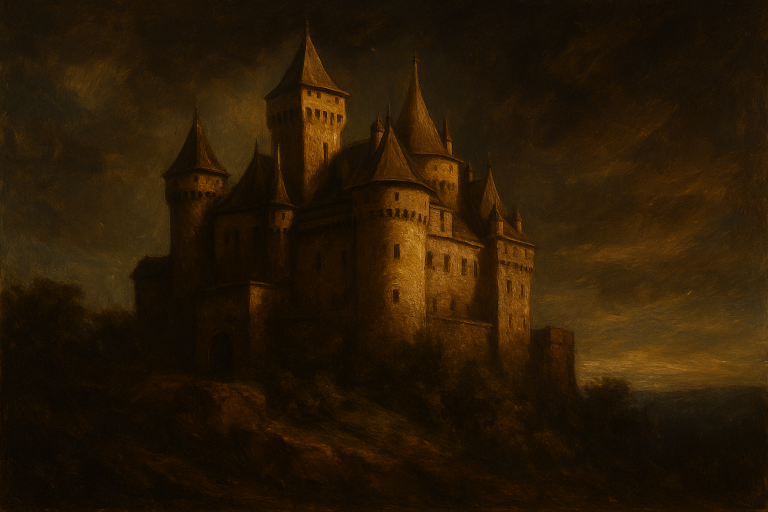
#> input picture C L.png, 1536 x 1024 px (shown at 1/2 size)
$ python hybrid_ai.py
#> lines starting #> are read from the running program, lines starting #| are printed output that depends on the picture
import numpy as np
from numpy.fft import fft2, ifft2, fftshift, ifftshift
import imageio.v2 as imageio
import cv2, math

# --------- PARAMETERS (tune these) ----------
LOW_PATH  = "C L.png"     # low-pass source
HIGH_PATH = "H H.png"   # high-pass source
OUT_PATH  = "Hybrid_Result.png"

sigmaHigh  = 25    # e.g., 12~30 (details)
sigmaLow   = 10    # e.g., 8~20  (blur)
alpha      = 1.0   # mix strength for high-pass (0.5~1.5 typical)
high_boost = 1.2   # contrast on high-pass before mixing (1.0 = none)
output_gamma = 1.0 # 1.0 = off; try 0.9~1.2 if tones feel off
# --------------------------------------------

def makeGaussianFilter(numRows, numCols, sigma, highPass=True):
    centerI = numRows//2
    centerJ = numCols//2
    yy, xx = np.ogrid[:numRows, :numCols]
    coef = np.exp(-((yy-centerI)**2 + (xx-centerJ)**2) / (2.0 * sigma**2))
    return (1.0 - coef) if highPass else coef

def filterDFT(imageMatrix, filterMatrix):
    shiftedDFT = fftshift(fft2(imageMatrix))
    filteredDFT = shiftedDFT * filterMatrix
    return ifft2(ifftshift(filteredDFT))

def lowPass(imageMatrix, sigma):
    n, m = imageMatrix.shape
    return filterDFT(imageMatrix, makeGaussianFilter(n, m, sigma, highPass=False))

def highPass(imageMatrix, sigma):
    n, m = imageMatrix.shape
    return filterDFT(imageMatrix, makeGaussianFilter(n, m, sigma, highPass=True))

def normalize01(x):
    x = np.real(x)
    mn, mx = x.min(), x.max()
    if mx > mn:
        x = (x - mn) / (mx - mn)
    else:
        x = np.zeros_like(x)
    return x

if __name__ == "__main__":
    # 1) Load grayscale
    img_low  = imageio.imread(LOW_PATH,  mode='L').astype(np.float32)
#> img_low: shape (1024, 1536) float32; min 0, max 209, mean 28
    img_high = imageio.imread(HIGH_PATH, mode='L').astype(np.float32)
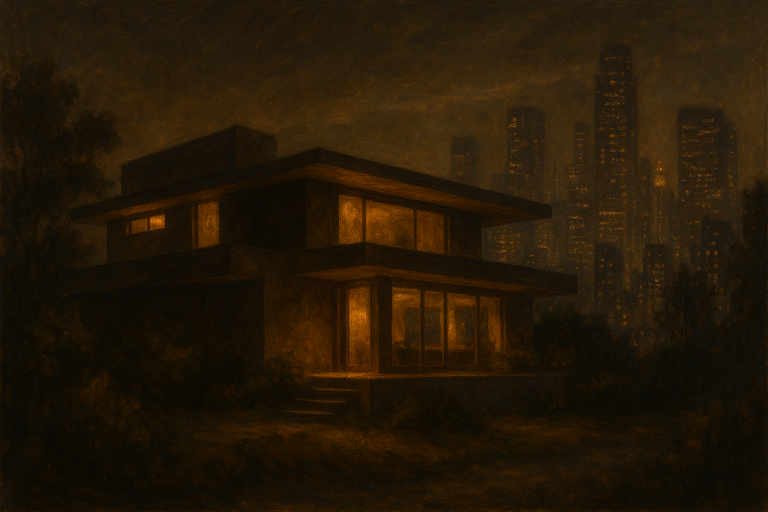
#> input picture H H.png, 1536 x 1024 px (shown at 1/2 size)
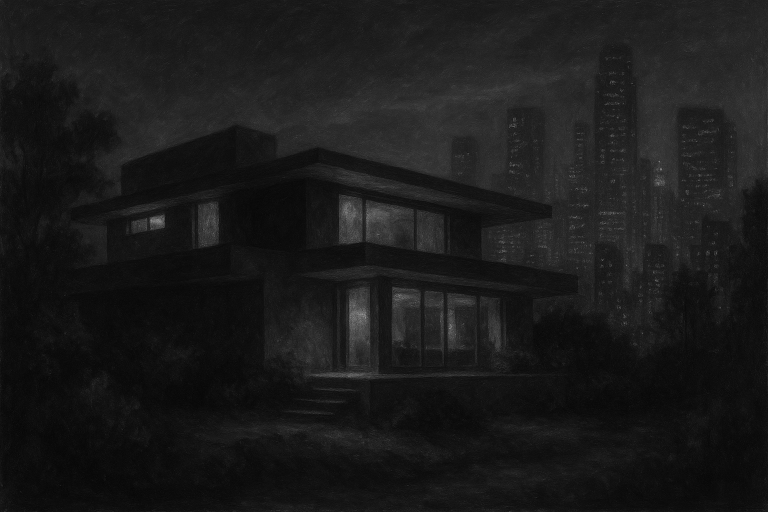
#> img_high: shape (1024, 1536) float32 (shown at 1/2 size); min 3, max 170, mean 26.2

    # 2) Resize to match
    h = min(img_low.shape[0],  img_high.shape[0])
#> h = 1024
    w = min(img_low.shape[1],  img_high.shape[1])
#> w = 1536
    img_low  = cv2.resize(img_low,  (w, h))
    img_high = cv2.resize(img_high, (w, h))

    # 3) Filter
    lowPassed   = lowPass(img_low,  sigmaLow)            # smooth base
    highPassed  = highPass(img_high, sigmaHigh)          # details
    highPassed  = np.real(highPassed) * high_boost       # contrast boost on details

    # 4) Blend (Photoshop-like: low + alpha*high)
    hybrid = np.real(lowPassed) + alpha * highPassed
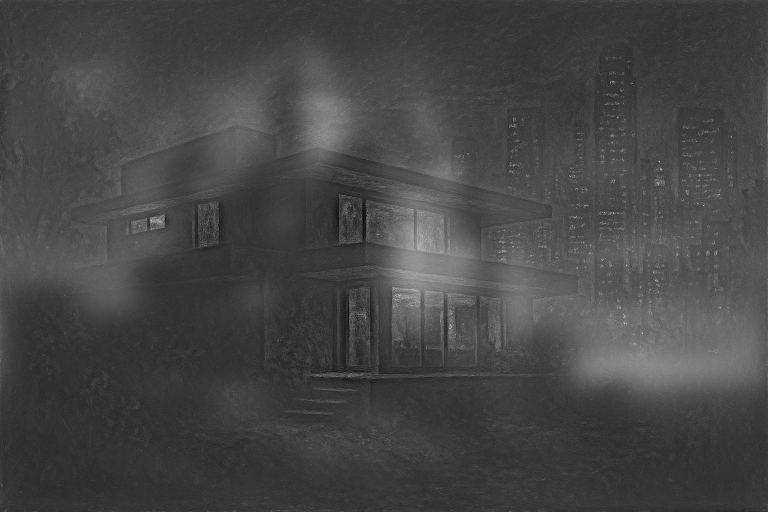
#> hybrid: shape (1024, 1536) float64 (shown at 1/2 size); min -31.01, max 183.1, mean 28; drawn with min black and max white

    # 5) Optional tone (gamma)
    hybrid01 = normalize01(hybrid)
#> in normalize01, `mn, mx = x.min(), x.max()`: mn = -31.01; mx = 183.1
    if output_gamma != 1.0:
        hybrid01 = np.power(np.clip(hybrid01, 0, 1), 1.0/output_gamma)

    # 6) Save
    out = (np.clip(hybrid01, 0, 1) * 255).astype(np.uint8)
    imageio.imwrite(OUT_PATH, out)

    # (Optional) also save components for inspection
    imageio.imwrite("lowPassed.png",  (normalize01(lowPassed)  * 255).astype(np.uint8))
#> in normalize01 (call 2), `x = np.real(x)`:
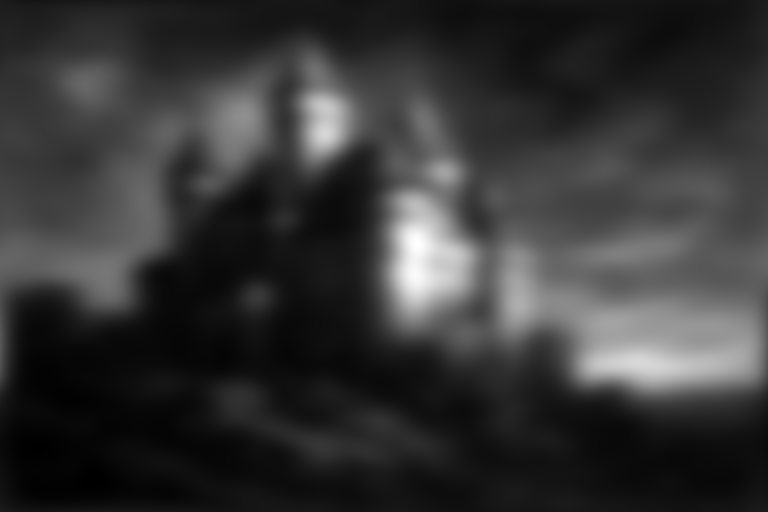
#> x: shape (1024, 1536) float64 (shown at 1/2 size); min 9.44, max 97.37, mean 28; drawn with min black and max white
#> in normalize01 (call 2), `mn, mx = x.min(), x.max()`: mn = 9.44; mx = 97.37
    imageio.imwrite("highPassed.png", (normalize01(highPassed) * 255).astype(np.uint8))
    print(f"Saved: {OUT_PATH}  (sigmaHigh={sigmaHigh}, sigmaLow={sigmaLow}, alpha={alpha}, high_boost={high_boost})")

    # ==============================
    # EXTRA: COLOR VERSION
    # ==============================
    print("Generating color hybrid...")

    # reload in RGB (0–1 float)
    img_low_color  = imageio.imread(LOW_PATH).astype(np.float32) / 255.0
    img_high_color = imageio.imread(HIGH_PATH).astype(np.float32) / 255.0

    # resize both
    img_low_color  = cv2.resize(img_low_color,  (w, h))
    img_high_color = cv2.resize(img_high_color, (w, h))

    channels = []
    for c in range(3):  # R,G,B
        lowPassed   = lowPass(img_low_color[:,:,c],  sigmaLow)
        highPassed  = highPass(img_high_color[:,:,c], sigmaHigh)
        highPassed  = np.real(highPassed) * high_boost
        hybrid      = np.real(lowPassed) + alpha * highPassed
        hybrid01    = normalize01(hybrid)
        if output_gamma != 1.0:
            hybrid01 = np.power(np.clip(hybrid01, 0, 1), 1.0/output_gamma)
        channels.append(hybrid01)
#> this loop made 3 passes
#> (mn in normalize01, mx in normalize01) on passes 1 to 3: (-0.193, 1.1), (-0.116, 0.65), (-0.0407, 0.24)
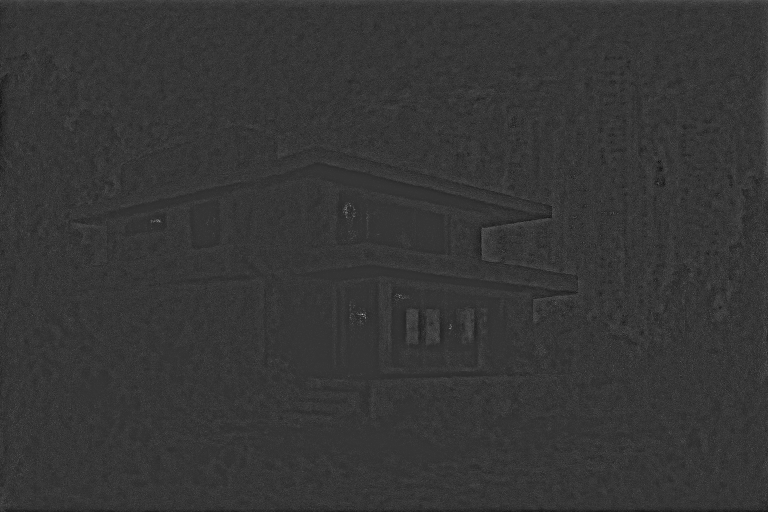
#> highPassed: shape (1024, 1536) float64 (shown at 1/2 size); min -0.0635, max 0.235, mean -3.16e-20; drawn with min black and max white
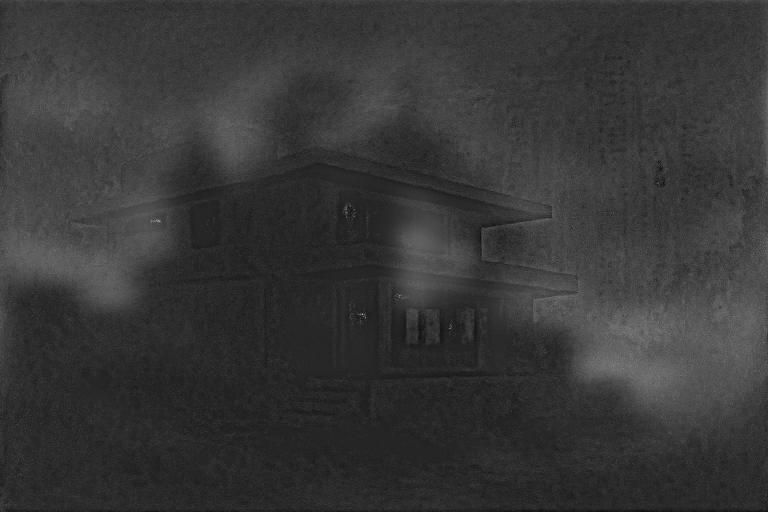
#> hybrid: shape (1024, 1536) float64 (shown at 1/2 size); min -0.0407, max 0.24, mean 0.0204; drawn with min black and max white
#> after the loop, channels = 3 items

    # merge channels back
    hybrid_color = np.stack(channels, axis=2)
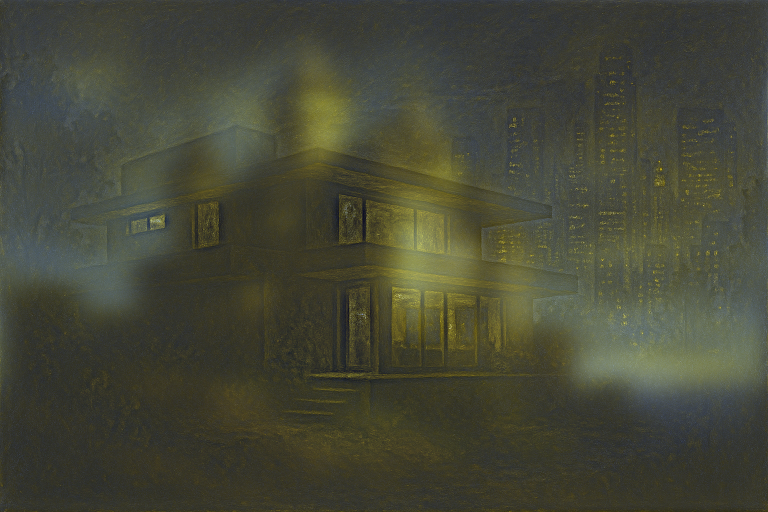
#> hybrid_color: shape (1024, 1536, 3) float64 (shown at 1/2 size); mean of channels 0, 1, 2 0.275, 0.281, 0.218; drawn as R, G, B
    out_color = (np.clip(hybrid_color, 0, 1) * 255).astype(np.uint8)

    imageio.imwrite("Hybrid_Result_Color.png", out_color)
    print(f"✅ Saved color hybrid: Hybrid_Result_Color.png")
